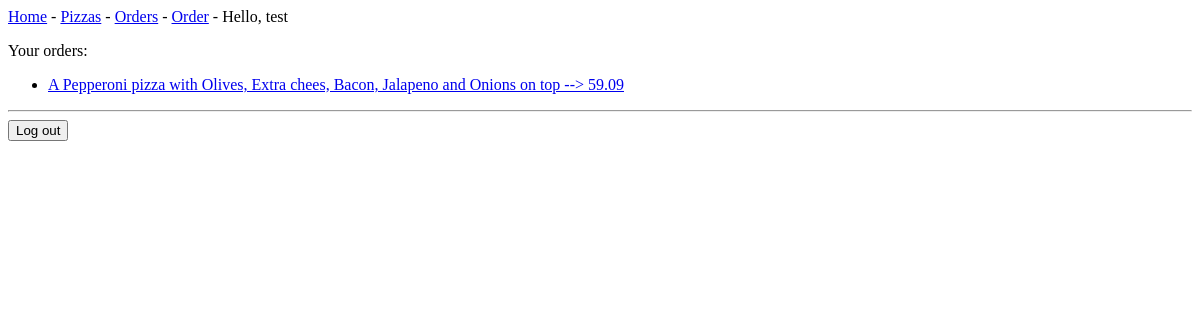
The page /orders (signed in) on the database as committed earlier.
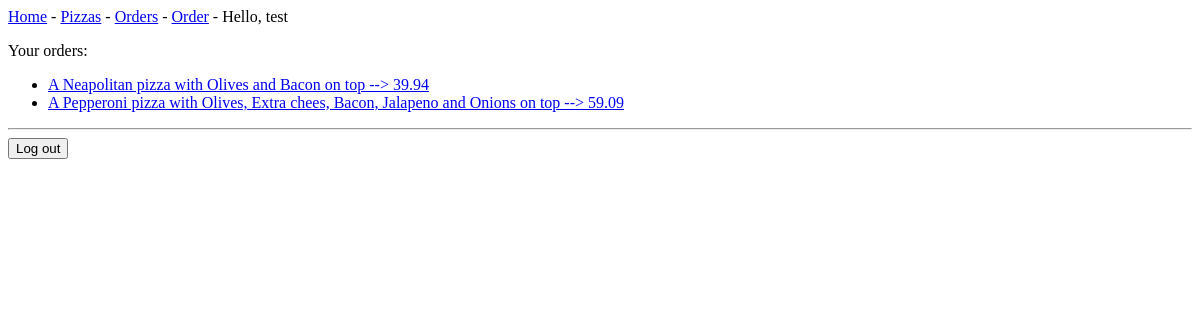
The same page on the database as committed later.
### making_pizza/models.py (models this page shows, shortened)
class Pizza(models.Model):
    owner = models.ForeignKey(User, on_delete=models.CASCADE)
    type = models.ForeignKey(Type, on_delete=models.CASCADE)
    extra_topping = models.ManyToManyField(Topping)
    crust = models.ForeignKey(Crust, on_delete=models.CASCADE)
    size = models.ForeignKey(Size, on_delete=models.CASCADE)
    price = models.DecimalField(max_digits=10, decimal_places=2, default=0)
    notes = models.TextField(blank=True)
    date_added = models.DateTimeField(auto_now_add=True)
    def topping_to_string(self):
        topping = []
        for top in self.extra_topping.all():
            topping.append(top.name)
        if len(topping) == 1:
            topping_str = topping[0]
            return topping_str
        else:
            topping_str = ''
            for i in range(len(topping)):
                topping_str += topping[i]
                if i < len(topping)-2:
                    topping_str += ', '
                elif i < len(topping)-1:
                    topping_str += ' and '
            return topping_str
    def __str__(self):
        return f'A {self.type.name} pizza with {self.topping_to_string()} on top --> {self.price}'

class Type(models.Model):
    name = models.CharField(max_length=200)
    cost = models.DecimalField(max_digits=10, decimal_places=2)
    notes = models.TextField(null=True)
    image = models.URLField()

class Topping(models.Model):
    name = models.CharField(max_length=200)
    cost = models.DecimalField(max_digits=10, decimal_places=2)
    notes = models.TextField(null=True)

### making_pizza/views.py (the view)
# urls.py: path('orders', views.get_orders, name='get_orders'),
@login_required
def orders(request):
    orders = Pizza.objects.order_by('-date_added').filter(owner=request.user)
    context = {'orders': orders}
    return render(request, 'making_pizza/orders.html', context)

### making_pizza/templates/making_pizza/orders.html
{% extends 'making_pizza/base.html' %}
{% block content %}
<p>Your orders:</p>
<ul>
    {% for order in orders %}
    <li>
        <a href="{% url 'making_pizza:order' order.id %}">{{ order }}</a></li>
    {% empty %}
    <li>No pizza has been made yet.</li>
    {% endfor %}
</ul>
{% endblock content %}

Rows that differ between the two databases and show on the page:
added Pizza: type+id+price "A Neapolitan pizza with Olives and Bacon on top --> 39.94"
